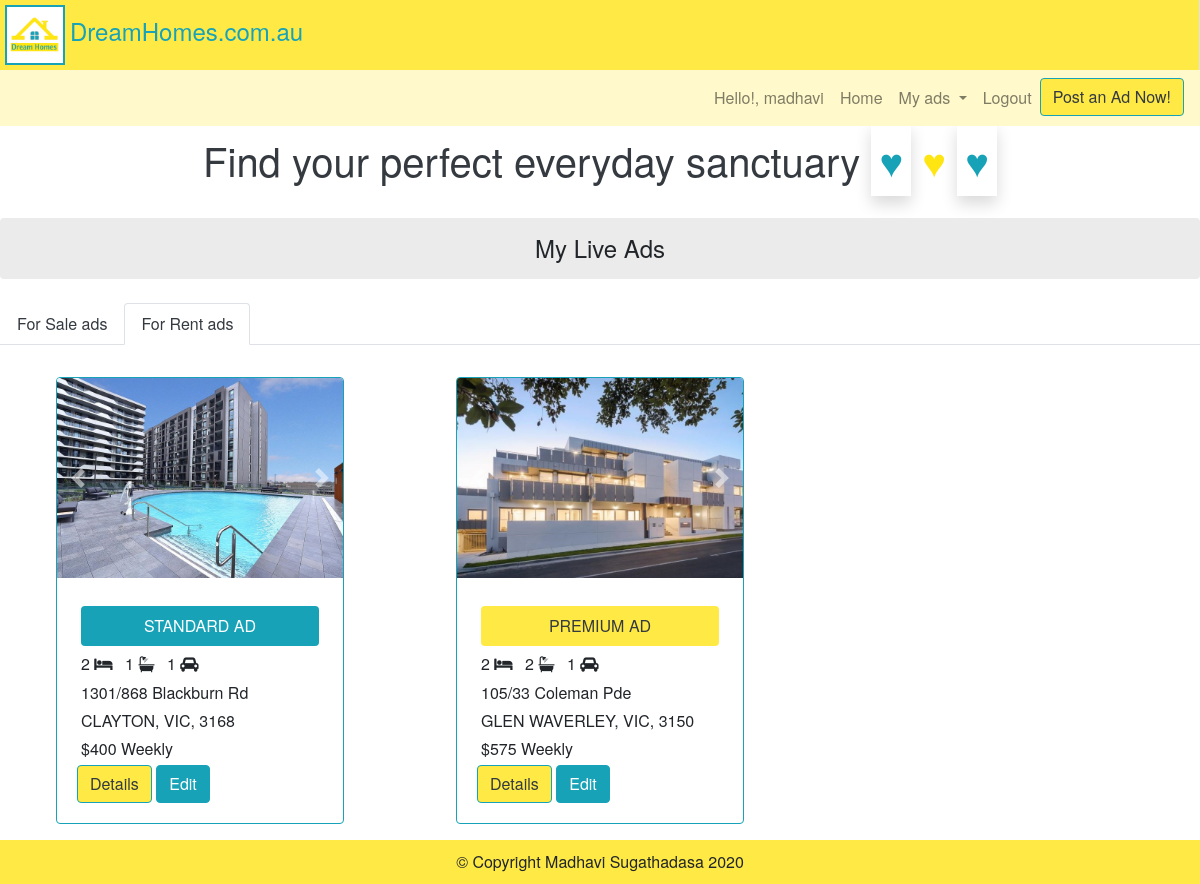
The page /my_ads?search_type=rent& (signed in) on the database its author committed.
### dream_homes/models.py (models this page shows, shortened)
class Rent_Item_Picture(models.Model):
    ad_item = models.ForeignKey(Rent_Ad_Item, on_delete=models.CASCADE, related_name="rent_ad_item")
    image = models.ImageField(upload_to = rent_item_photo_path_)

class Rent_Ad_Item(models.Model):
    def _image_path_(self, filename):
        return (conf_settings.MEDIA_PATH + '/rental_properties/{0}/{1}').format(self.id, filename)
    user = models.ForeignKey(User, on_delete=models.CASCADE, related_name="rent_ad_user")
    weekly_price = models.FloatField()
    title = models.CharField(max_length=200)
    desc = models.CharField(max_length=4000)
    property_type = models.ForeignKey(Property_Type, on_delete=models.DO_NOTHING, related_name="rent_ad_property_type")
    address_line = models.CharField(max_length=200)
    location = models.ForeignKey(Location, on_delete=models.DO_NOTHING, related_name="rent_ad_location", default="")
    bedrooms = models.IntegerField(default=1)
    bathrooms= models.IntegerField(default=1)
    parking = models.IntegerField(default=1)
    garages = models.IntegerField(default=0)
    floorplan = models.ImageField(upload_to =_image_path_, default="", null=True, blank=True)
    contact_name = models.CharField(max_length=64, default="")
    email = models.CharField(max_length=64, default="")
    mobile = models.CharField(max_length=64, default="")
    date_time = models.DateTimeField()
    active = models.BooleanField(default=True)
    priority  = models.IntegerField(default=1)
    payment = models.BooleanField(default=False)
    payment_pkg = models.CharField(max_length=4,default="")
    amount_paid = models.FloatField(default=0.0)
    payemnt_session = models.CharField(max_length=200,default="")

class Location(models.Model):
    postcode = models.CharField(max_length=8)
    suburb = models.CharField(max_length=20)
    state = models.CharField(max_length=5)
    lon = models.FloatField(null=True, blank=True)
    lat = models.FloatField(null=True, blank=True)
    def __str__(self):
        return f"{self.suburb}, {self.state}, {self.postcode}"

### dream_homes/views.py (the view, shortened to what this page needs)
# urls.py: path("my_ads", views.view_my_ads, name="my_ads"),
@login_required(login_url='login')
def view_my_ads(request):
    search_type = request.GET.get('search_type','')
    ad_items = None
    dict_photo_items = {}
    if search_type and search_type == 'rent':
        ad_items = Rent_Ad_Item.objects.filter(user=request.user, payment=True).order_by('-date_time')
        for rent_ad_item in ad_items:
            photo_items = Rent_Item_Picture.objects.filter(ad_item =rent_ad_item)
            if photo_items:
                dict_photo_items[rent_ad_item.id] = photo_items
    context ={"ad_items":ad_items, "photo_items":dict_photo_items,"search_type":search_type,}
    return render(request, "my_ads.html", context)

### dream_homes/templatetags/template_filters.py (called while the page is built)
@register.filter
def get_item(dictionary, key):
    return dictionary.get(key)

@register.filter()
def to_int(value):
    return int(value)

### dream_homes/templates/my_ads.html (shortened to what this page needs)
{% extends "base.html" %}
{% block body %}
{% load template_filters %}
{% load humanize %}
<h4 class="my-4 p-3 bg-light-light-grey rounded text-center">My Live Ads</h4>
<ul class="nav nav-tabs my-3">
    <li class="nav-item ">
        <a class="nav-link text-dark  {% if search_type == 'sale' %}active{% endif %}" href="{% url 'my_ads' %}?search_type=sale&">For Sale ads</a>
    </li>
    <li class="nav-item">
        <a class="nav-link text-dark  {% if search_type == 'rent' %}active{% endif %}" href="{% url 'my_ads' %}?search_type=rent&">For Rent ads</a>
    </li>
</ul>
{% if ad_items %}
<div class="row m-auto">
    {% for ad_item in ad_items %}
    <div class="col-lg-4 col-md-6 my-3">
        <div class="card border-info m-auto" style="width: 18rem;">
            <div id="carouselExampleFade_{{ad_item.id}}" class="carousel slide carousel-fade" data-ride="carousel">
                <div class="carousel-inner">
                    {% for photo_item in photo_items|get_item:ad_item.id %}
                    {% if forloop.counter == 1 %}
                    <div class="carousel-item active">
                        <img src="/Media/{{photo_item.image}}" class="card-img-top img-search-res" alt="img_{{forloop.counter}}">
                    </div>
                    {% else %}
                    <div class="carousel-item">
                        <img src="/Media/{{photo_item.image}}" class="card-img-top img-search-res" alt="img_{{forloop.counter}}">
                    </div>
                    {% endif %}
                    {% endfor %}
                </div>
                <a class="carousel-control-prev" href="#carouselExampleFade_{{ad_item.id}}" role="button" data-slide="prev">
                    <span class="carousel-control-prev-icon" aria-hidden="true"></span>
                </a>
                <a class="carousel-control-next" href="#carouselExampleFade_{{ad_item.id}}" role="button" data-slide="next">
                    <span class="carousel-control-next-icon" aria-hidden="true"></span>
                </a>
            </div>
            <div class="card-body">
                {% if ad_item.payment_pkg == 'STD'%}
                <p class="card-text mx-1 my-2 bg-info text-white text-center p-2 rounded">STANDARD AD</p>
                {% else %}
                <p class="card-text mx-1 my-2 bg-warning text-dark text-center p-2 rounded">PREMIUM AD</p>
                {% endif %}
                <h6 class="card-text"><span class="m-1">{{ad_item.bedrooms}} <i class="fa fa-bed"></i> </span><span class="m-1">{{ad_item.bathrooms}} <i class="fa fa-bath"></i> </span> <span class="m-1">{{ad_item.parking}} <i class="fa fa-car"></i></span></h6>
                <p class="card-text m-1">{{ad_item.address_line}}</p>
                <p class="card-text m-1">{{ad_item.location}}</p>
                {% if search_type == 'rent' %}
                <p class="card-text m-1">${{ad_item.weekly_price|to_int|intcomma}} Weekly</p>
                {% endif %}
                {% if search_type == 'rent' %}
                <a href="{% url 'my_ad_more_details' ad_item.id 'rent' %}" class="btn btn-warning text-dark border-info">Details</a>
                 <a  href="{% url 'edit_ad' ad_item.id 'rent' %}" class="btn btn-info text-white ">Edit</a>
                {% else %}
                <a href="{% url 'my_ad_more_details' ad_item.id 'sale' %}" class="btn btn-warning text-dark border-info">Details</a>
                 <a href="{% url 'edit_ad' ad_item.id 'sale' %}" class="btn btn-info text-white ">Edit</a>
                {% endif %}
            </div>
        </div>
    </div>
    {% endfor %}
</div>
{% else %}
{% if search_type == 'rent' %}
<div class="border border-info rounded my-3 p-2 text-center">You currently do not have any rent ads.</div>
{% else %}
<div class="border border-info rounded my-3 p-2 text-center">You currently do not have any sale ads.</div>
{% endif %}
{% endif %}
{% endblock %}

### dream_homes/templates/base.html (shortened to what this page needs)
{% load static %}
<!DOCTYPE html>
<html>
<head>
    <link rel="stylesheet" type="text/css" href="http://code.jquery.com/ui/1.12.1/themes/smoothness/jquery-ui.css" />
    <link rel="stylesheet" href="https://stackpath.bootstrapcdn.com/bootstrap/4.5.0/css/bootstrap.min.css">
    <link rel="stylesheet" href="https://cdnjs.cloudflare.com/ajax/libs/font-awesome/4.7.0/css/font-awesome.min.css">
    <link rel="stylesheet" href="{% static 'dream_homes/styles.css' %}">
</head>
<body>
    <header>
        <h4 class="bg-warning text-info m-0 border-right "><img id="logo-img" class="border border-2 border-info" src="{% static 'dream_homes/img/logo.png' %}" alt="logo">DreamHomes.com.au</h4>
    </header>
    <nav class="navbar navbar-expand-lg navbar-light bg-light">
        <div class="collapse navbar-collapse" id="navbarSupportedContent">
            <ul class="navbar-nav ml-auto">
                {% if user.username %}
                <li class="nav-item"><span class="nav-link">Hello!, {{ user.username }}</span></li>
                <li class="nav-item"><a class="nav-link" href="/">Home</a></li>
                <li class="nav-item dropdown">
                    <a class="nav-link dropdown-toggle" href="#" id="navbarDropdown" role="button" data-toggle="dropdown" aria-haspopup="true" aria-expanded="false">
                        My ads
                    </a>
                </li>
                <li class="nav-item"><a class="nav-link" href="{% url 'logout' %}">Logout</a></li>
                <li class="nav-item"><a href="{% url 'post_ad' %}" class="btn btn-warning text-dark border-info">Post an Ad Now!</a></li>
                {% else %}
                <li class="nav-item"><a class="nav-link" href="{% url 'login' %}">Login</a></li>
                <li class="nav-item"><a class="nav-link" href="{% url 'register' %}">Register</a></li>
                {% endif %}
            </ul>
        </div>
    </nav>
    <h1 class="desc bg-white text-dark">Find your perfect everyday sanctuary <span class="d-inline-block"><span class="text-info shadow p-2">&hearts;</span> <span class="text-warning">&hearts;</span> <span class="text-info shadow p-2">&hearts;</span></span></h1>
    <main>
        {% block body %}
        {% endblock %}
    </main>
</body>
<footer class="bg-warning text-center">© Copyright Madhavi Sugathadasa 2020</footer>
</html>

### dream_homes/static/dream_homes/styles.css (style rules this page uses)
* { box-sizing: border-box; }
body { font-family: 'Helvetica Neue', Helvetica, Arial, sans-serif; background-color: #ffffff; margin: 0; }
header, footer { max-width: 1200px; padding: 0; margin: auto; }
.btn-warning, .bg-warning { background-color: rgb(255, 234, 69) !important; }
.bg-light { background-color: rgb(255, 249, 203) !important; }
.text-warning { color: #ffe512 !important; }
.bg-light-light-grey { background-color: rgb(235, 235, 235) !important; }
.border-2 { border-width: 2px !important; }
footer { padding: 10px; }
#logo-img { margin: 5px; width: 60px; height: 60px; }
.navbar, main { max-width: 1200px; margin: auto; }
.desc { max-width: 1200px; text-align: center; margin: 0 auto; padding: 10px; font-size: 1.2rem; }
.img-search-res { height: 200px; }
@media (min-width: 876px) { .desc { font-size: 2.5rem; } }

### rows shown on the page
Rent_Ad_Item: payment_pkg "STANDARD AD", bedrooms "2", bathrooms "1", parking "1", address_line "1301/868 Blackburn Rd", location "CLAYTON, VIC, 3168", weekly_price|to_int "400"
Rent_Item_Picture: image (picture)
Rent_Ad_Item: payment_pkg "PREMIUM AD", bedrooms "2", bathrooms "2", parking "1", address_line "105/33 Coleman Pde", location "GLEN WAVERLEY, VIC, 3150", weekly_price|to_int "575"
Rent_Item_Picture: image (picture)

### other values the page prints
{{ user.username }} "madhavi"
